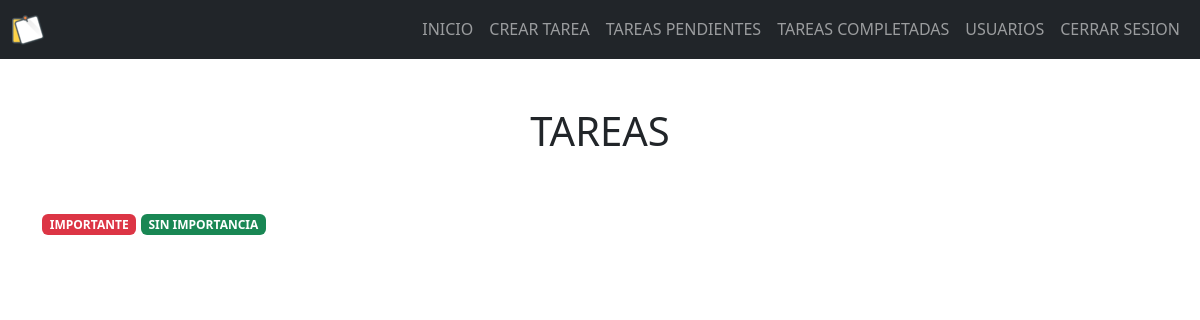
The app's page /tasks_completed/ (signed in), older data.
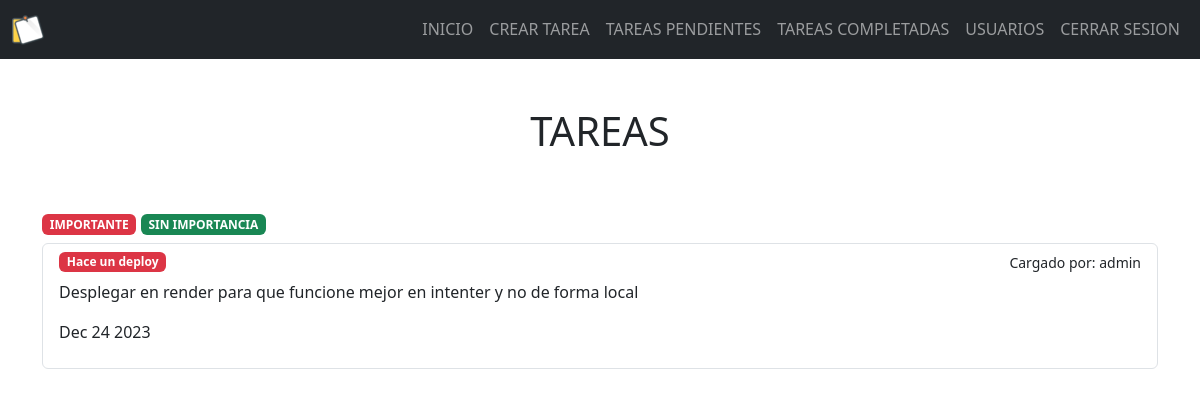
The same page, newer data.
### task/models.py (models this page shows, shortened)
class Task(models.Model):
    title = models.CharField(max_length=100)
    description = models.TextField(blank=True)
    created = models.DateTimeField(auto_now_add=True)
    datecompleted = models.DateField(null=True, blank=True)
    important = models.BooleanField(default=False)
    user = models.ForeignKey(User, on_delete=models.CASCADE)

### task/views.py (the view)
# urls.py: path('tasks_completed/',views.tasks_completed, name='tasks_completed'),
@login_required
def tasks_completed(request):
    tasks = Task.objects.filter(user=request.user, datecompleted__isnull= False).order_by
    ('-datecompleted')
    return render(request, 'task.html',{'tasks': tasks})

### task/templates/task.html (shortened to what this page needs)
{% extends 'base.html' %}
{% block content %}
<main class="container">
    <div class="row">
        <div class="text-centers">
            <h1 class="text-center py-5">TAREAS</h1>
            <h3 class="badge text-bg-danger">IMPORTANTE</h3>
            <h3 class="badge text-bg-success">SIN IMPORTANCIA</h3>
<ul class="list-group">
    {% for task in tasks %}
    <a class="list-group-item" class="list-group-item" href="{% url 'task_detail' task.id %}">
        <header class="d-flex justify-content-between">
            {% if task.important %}
            <h1 class="badge text-bg-danger">{{task.title}}
            {% else %}
            <h1 class="badge text-bg-success">{{task.title}}</h1>
            {% endif %}
            <small>Cargado por: {{task.user.username}}</small>
        </header>
        <p>{{task.description}}</p>
        <p>{{task.datecompleted|date:'M j Y'}}</p>
    </a>
    {% endfor %}
</ul>
        </div>
    </div>
</main>
{% endblock %}

### task/templates/base.html (shortened to what this page needs)
{% load static %}
<!DOCTYPE html>
<html lang="en">
<head>
    <link rel="stylesheet" href="https://cdn.jsdelivr.net/npm/bootstrap@5.3.2/dist/css/bootstrap.min.css">
</head>
<body>
  <nav class="navbar navbar-expand-lg bg-dark navbar-dark">
    <div class="container-fluid">
      <a class="navbar-brand" href="/task">
      <img src="{% static 'source/icons/main_icon.png' %}" alt="main icons">
      </a>
      <div class="collapse navbar-collapse" id="navbarNav">
        <ul class="navbar-nav ms-auto">
          <li>
            <a href="/" class="nav-link">INICIO</a>
        </li>
      {% if user.is_authenticated %}
      <li class="nav-item">
        <a href="/task/create/" class="nav-link">CREAR TAREA</a>
    </li>
      <li class="nav-item">
        <a href="/task" class="nav-link">TAREAS PENDIENTES</a>
    </li>
    <li>
      <a href="/tasks_completed" class="nav-link">TAREAS COMPLETADAS</a>
      <li>
        <a href="/list_user" class="nav-link" >USUARIOS</a>
      </li>
  </li>
      <li class="nav-item">
        <a href="/logout" class="nav-link">CERRAR SESION</a>
    </li class="nav-item">
    {% endif %}
        </ul>
      </div>
    </div>
  </nav>
    {% block content %}
    {% endblock %}
</body>
</html>

Row changes from the older to the newer data that the page shows:
added Task: title "Hace un deploy", user.username "admin", description "Desplegar en render para que funcione mejor en intenter y no de forma local", datecompleted "Dec 24 2023"
